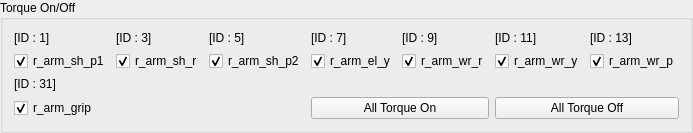
             <widget class="QGroupBox" name="right_arm_torque">
              <property name="sizePolicy">
               <sizepolicy hsizetype="Preferred" vsizetype="Preferred">
                <horstretch>0</horstretch>
                <verstretch>0</verstretch>
               </sizepolicy>
              </property>
              <property name="maximumSize">
               <size>
                <width>2100</width>
                <height>200</height>
               </size>
              </property>
              <property name="title">
               <string>Torque On/Off</string>
              </property>
              <layout class="QGridLayout" name="gridLayout_2">
               <item row="0" column="5">
                <widget class="QLabel" name="id_11">
                 <property name="text">
                  <string>[ID : 11]</string>
                 </property>
                </widget>
               </item>
               <item row="1" column="1">
                <widget class="QCheckBox" name="id_3_checkbox">
                 <property name="text">
                  <string>r_arm_sh_r</string>
                 </property>
                 <property name="checked">
                  <bool>true</bool>
                 </property>
                 <attribute name="buttonGroup">
                  <string notr="true">right_arm_torque_buttongroup</string>
                 </attribute>
                </widget>
               </item>
               <item row="0" column="2">
                <widget class="QLabel" name="id_5">
                 <property name="text">
                  <string>[ID : 5]</string>
                 </property>
                </widget>
               </item>
               <item row="0" column="4">
                <widget class="QLabel" name="id_9">
                 <property name="text">
                  <string>[ID : 9]</string>
                 </property>
                </widget>
               </item>
               <item row="1" column="5">
                <widget class="QCheckBox" name="id_11_checkbox">
                 <property name="text">
                  <string>r_arm_wr_y</string>
                 </property>
                 <property name="checked">
                  <bool>true</bool>
                 </property>
                 <attribute name="buttonGroup">
                  <string notr="true">right_arm_torque_buttongroup</string>
                 </attribute>
                </widget>
               </item>
               <item row="0" column="3">
                <widget class="QLabel" name="id_7">
                 <property name="text">
                  <string>[ID : 7]</string>
                 </property>
                </widget>
               </item>
               <item row="2" column="0">
                <widget class="QLabel" name="id_31">
                 <property name="sizePolicy">
                  <sizepolicy hsizetype="Minimum" vsizetype="Minimum">
                   <horstretch>0</horstretch>
                   <verstretch>0</verstretch>
                  </sizepolicy>
                 </property>
                 <property name="text">
                  <string>[ID : 31]</string>
                 </property>
                </widget>
               </item>
               <item row="1" column="2">
                <widget class="QCheckBox" name="id_5_checkbox">
                 <property name="text">
                  <string>r_arm_sh_p2</string>
                 </property>
                 <property name="checked">
                  <bool>true</bool>
                 </property>
                 <attribute name="buttonGroup">
                  <string notr="true">right_arm_torque_buttongroup</string>
                 </attribute>
                </widget>
               </item>
               <item row="1" column="0">
                <widget class="QCheckBox" name="id_1_checkbox">
                 <property name="text">
                  <string>r_arm_sh_p1</string>
                 </property>
                 <property name="checked">
                  <bool>true</bool>
                 </property>
                 <attribute name="buttonGroup">
                  <string notr="true">right_arm_torque_buttongroup</string>
                 </attribute>
                </widget>
               </item>
               <item row="1" column="4">
                <widget class="QCheckBox" name="id_9_checkbox">
                 <property name="text">
                  <string>r_arm_wr_r</string>
                 </property>
                 <property name="checked">
                  <bool>true</bool>
                 </property>
                 <attribute name="buttonGroup">
                  <string notr="true">right_arm_torque_buttongroup</string>
                 </attribute>
                </widget>
               </item>
               <item row="3" column="0">
                <widget class="QCheckBox" name="id_31_checkbox">
                 <property name="text">
                  <string>r_arm_grip</string>
                 </property>
                 <property name="checked">
                  <bool>true</bool>
                 </property>
                 <attribute name="buttonGroup">
                  <string notr="true">right_arm_torque_buttongroup</string>
                 </attribute>
                </widget>
               </item>
               <item row="3" column="5" colspan="2">
                <widget class="QPushButton" name="right_arm_all_torque_off_button">
                 <property name="text">
                  <string>All Torque Off</string>
                 </property>
                </widget>
               </item>
               <item row="3" column="3" colspan="2">
                <widget class="QPushButton" name="right_arm_all_torque_on_button">
                 <property name="text">
                  <string>All Torque On</string>
                 </property>
                </widget>
               </item>
               <item row="0" column="0" alignment="Qt::AlignLeft|Qt::AlignVCenter">
                <widget class="QLabel" name="id_1">
                 <property name="text">
                  <string>[ID : 1]</string>
                 </property>
                </widget>
               </item>
               <item row="1" column="6">
                <widget class="QCheckBox" name="id_13_checkbox">
                 <property name="text">
                  <string>r_arm_wr_p</string>
                 </property>
                 <property name="checked">
                  <bool>true</bool>
                 </property>
                 <attribute name="buttonGroup">
                  <string notr="true">right_arm_torque_buttongroup</string>
                 </attribute>
                </widget>
               </item>
               <item row="0" column="1">
                <widget class="QLabel" name="id_3">
                 <property name="minimumSize">
                  <size>
                   <width>0</width>
                   <height>0</height>
                  </size>
                 </property>
                 <property name="text">
                  <string>[ID : 3]</string>
                 </property>
                </widget>
               </item>
               <item row="1" column="3">
                <widget class="QCheckBox" name="id_7_checkbox">
                 <property name="text">
                  <string>r_arm_el_y</string>
                 </property>
                 <property name="checked">
                  <bool>true</bool>
                 </property>
                 <attribute name="buttonGroup">
                  <string notr="true">right_arm_torque_buttongroup</string>
                 </attribute>
                </widget>
               </item>
               <item row="0" column="6">
                <widget class="QLabel" name="id_13">
                 <property name="text">
                  <string>[ID : 13]</string>
                 </property>
                </widget>
               </item>
              </layout>
             </widget>
